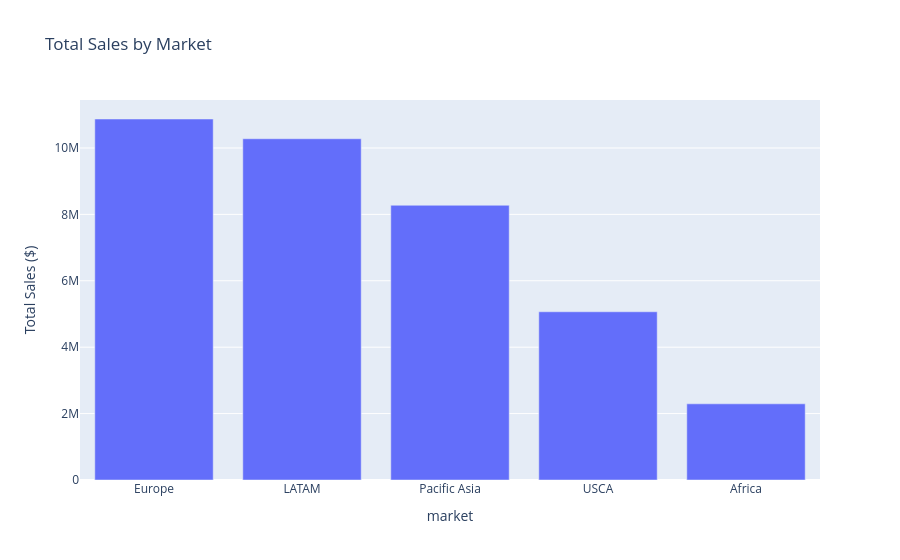

The notebook cell this image was saved under:
### Markdown cell above
## Exploratory Data Analysis: Geography

**Q5. Which markets and regions generate the highest sales and profit?**

### Code cell
market_perf = df_clean.groupby('market').agg(sales=('sales','sum'), profit=('profit_per_order','sum')).sort_values('sales', ascending=False)
region_perf = df_clean.groupby('order_region').agg(sales=('sales','sum'), profit=('profit_per_order','sum')).sort_values('sales', ascending=False)

fig = px.bar(market_perf.reset_index(), x='market', y='sales', title='Total Sales by Market',
             labels={'sales':'Total Sales ($)'})

fig.write_image('total_sales_by_market.png', scale=3)

fig.show()

### Figure 1 — Plotly figure (JSON) as saved in the notebook; plotly's stock layout.template omitted (floating-point values rounded to 4 significant figures)
{"data": [{"hovertemplate": "market=%{x}<br>Total Sales ($)=%{y}<extra></extra>", "legendgroup": "", "marker": {"color": "#636efa", "pattern": {"shape": ""}}, "name": "", "orientation": "v", "showlegend": false, "textposition": "auto", "type": "bar", "x": ["Europe", "LATAM", "Pacific Asia", "USCA", "Africa"], "xaxis": "x", "y": [10870000.0, 10280000.0, 8274000.0, 5067000.0, 2294000.0], "yaxis": "y"}], "layout": {"barmode": "relative", "legend": {"tracegroupgap": 0}, "title": {"text": "Total Sales by Market"}, "xaxis": {"anchor": "y", "domain": [0, 1], "title": {"text": "market"}}, "yaxis": {"anchor": "x", "domain": [0, 1], "title": {"text": "Total Sales ($)"}}}}
